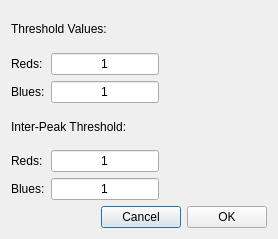
<?xml version="1.0" encoding="UTF-8"?>
<ui version="4.0">
 <class>Dialog</class>
 <widget class="QDialog" name="Dialog">
  <property name="geometry">
   <rect>
    <x>0</x>
    <y>0</y>
    <width>278</width>
    <height>239</height>
   </rect>
  </property>
  <property name="windowTitle">
   <string>Dialog</string>
  </property>
  <layout class="QGridLayout" name="gridLayout_2">
   <item row="0" column="0">
    <layout class="QHBoxLayout" name="horizontalLayout_2">
     <item>
      <layout class="QGridLayout" name="gridLayout">
       <item row="0" column="0">
        <widget class="QLabel" name="label_2">
         <property name="text">
          <string>Threshold Values:</string>
         </property>
        </widget>
       </item>
       <item row="1" column="0">
        <layout class="QFormLayout" name="formLayout">
         <item row="0" column="0">
          <widget class="QLabel" name="label_3">
           <property name="text">
            <string>Reds:</string>
           </property>
          </widget>
         </item>
         <item row="0" column="1">
          <widget class="QLineEdit" name="redThresh">
           <property name="text">
            <string>1</string>
           </property>
           <property name="alignment">
            <set>Qt::AlignCenter</set>
           </property>
          </widget>
         </item>
         <item row="1" column="0">
          <widget class="QLabel" name="label_5">
           <property name="text">
            <string>Blues:</string>
           </property>
          </widget>
         </item>
         <item row="1" column="1">
          <widget class="QLineEdit" name="blueThresh">
           <property name="text">
            <string>1</string>
           </property>
           <property name="alignment">
            <set>Qt::AlignCenter</set>
           </property>
          </widget>
         </item>
        </layout>
       </item>
       <item row="2" column="0">
        <widget class="QLabel" name="label_7">
         <property name="text">
          <string>Inter-Peak Threshold:</string>
         </property>
        </widget>
       </item>
       <item row="3" column="0">
        <layout class="QFormLayout" name="formLayout_2">
         <item row="0" column="0">
          <widget class="QLabel" name="label_4">
           <property name="text">
            <string>Reds:</string>
           </property>
          </widget>
         </item>
         <item row="0" column="1">
          <widget class="QLineEdit" name="redPeakThresh">
           <property name="text">
            <string>1</string>
           </property>
           <property name="alignment">
            <set>Qt::AlignCenter</set>
           </property>
          </widget>
         </item>
         <item row="1" column="0">
          <widget class="QLabel" name="label_6">
           <property name="text">
            <string>Blues:</string>
           </property>
          </widget>
         </item>
         <item row="1" column="1">
          <widget class="QLineEdit" name="bluePeakThresh">
           <property name="text">
            <string>1</string>
           </property>
           <property name="alignment">
            <set>Qt::AlignCenter</set>
           </property>
          </widget>
         </item>
        </layout>
       </item>
      </layout>
     </item>
     <item>
      <spacer name="horizontalSpacer_2">
       <property name="orientation">
        <enum>Qt::Horizontal</enum>
       </property>
       <property name="sizeHint" stdset="0">
        <size>
         <width>68</width>
         <height>20</height>
        </size>
       </property>
      </spacer>
     </item>
    </layout>
   </item>
   <item row="1" column="0">
    <layout class="QHBoxLayout" name="horizontalLayout_3">
     <item>
      <spacer name="horizontalSpacer">
       <property name="orientation">
        <enum>Qt::Horizontal</enum>
       </property>
       <property name="sizeHint" stdset="0">
        <size>
         <width>68</width>
         <height>20</height>
        </size>
       </property>
      </spacer>
     </item>
     <item>
      <layout class="QHBoxLayout" name="horizontalLayout">
       <item>
        <widget class="QPushButton" name="cancelButton">
         <property name="text">
          <string>Cancel</string>
         </property>
        </widget>
       </item>
       <item>
        <widget class="QPushButton" name="okButton">
         <property name="text">
          <string>OK</string>
         </property>
        </widget>
       </item>
      </layout>
     </item>
    </layout>
   </item>
  </layout>
 </widget>
 <resources/>
 <connections/>
</ui>
